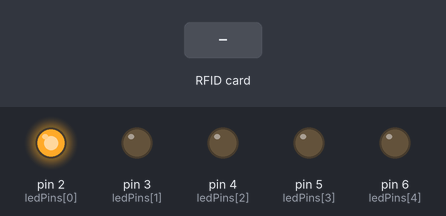
This sketch was run on a simulated Arduino Uno, built with avr-gcc and run on an emulated ATmega328P. On the bench: output pins drawn as LEDs (lit = HIGH). Inputs (shaded band) come from the test bench. Pins used as bus, display or sensor lines are not drawn; what the sketch prints to the serial monitor is not drawn.

Above: at 0.1 s.
At 0.9 s:
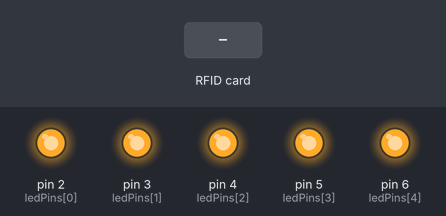
At 3.7 s:
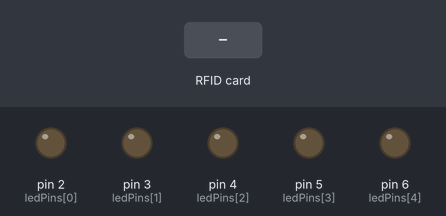
3.8 s: RFID card 5E 7A 19 C4 held to the reader
Timing chart, 0 to 6.8 s (numbered marks = the images above; inputs shaded):
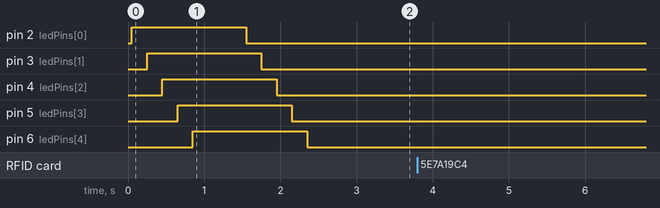

Measured:
- after the input at 3.8 s, every drawn part: stays the same

The sketch:

RFIDaccess.ino
```cpp
#include <SPI.h>
#include <MFRC522.h>

// Homer : A3 CA 72 9A
// Marge : 1D 58 42 16
// Bart : 3D 76 7A 4A

#define RST_PIN         9           // Configurable, see typical pin layout above
#define SS_PIN          10          // Configurable, see typical pin layout above

MFRC522 mfrc522(SS_PIN, RST_PIN);   // Create MFRC522 instance

const int ledCount = 5;
int ledPins[] = { 2, 3, 4, 5, 6 };
int ledState[] = { 0, 0, 0, 0, 0 };

void setup() {
  SPI.begin();               // Init SPI bus
  mfrc522.PCD_Init();        // Init MFRC522 card

  for (int i = 0; i < ledCount; i++)
  {
    pinMode(ledPins[i], OUTPUT);
    Serial.println(ledPins[i]);
  }

  Serial.begin(9600);
  Serial.println("Starting");

  for (int i = 0; i < ledCount; i++)
  {
    digitalWrite(ledPins[i], HIGH);
    delay(200);
  }

  delay(500);

  for (int i = 0; i < ledCount; i++)
  {
    digitalWrite(ledPins[i], LOW);
    delay(200);
  }

}

void loop() {
  // put your main code here, to run repeatedly:
  // Prepare key - all keys are set to FFFFFFFFFFFFh at chip delivery from the factory.
  MFRC522::MIFARE_Key key;
  for (byte i = 0; i < 6; i++) key.keyByte[i] = 0xFF;

  // Reset the loop if no new card present on the sensor/reader. This saves the entire process when idle.
  if (mfrc522.PICC_IsNewCardPresent() == false) {
    return;
  }

  // Select one of the cards
  if (mfrc522.PICC_ReadCardSerial() == false) {
    return;
  }

  Serial.print(F("Card UID:"));    //Dump UID
  for (byte i = 0; i < mfrc522.uid.size; i++) {
    Serial.print(mfrc522.uid.uidByte[i] < 0x10 ? " 0" : " ");
    Serial.print(mfrc522.uid.uidByte[i], HEX);
  }


  delay(1000); //change value if you want to read cards faster

  mfrc522.PICC_HaltA();
  mfrc522.PCD_StopCrypto1();
}
```
